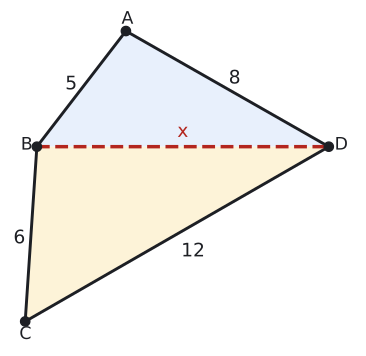

Recreate this plot in Python.
import sys; sys.path.insert(0, "tools")
from cizim import *

# Ders, kural 2: |AB| = 5, |AD| = 8, |BC| = 6, |CD| = 12, |BD| = x (çizimde x = 10).
def nokta3(P, Q, r1, r2, ust):
    d = np.linalg.norm(Q - P); u = (Q - P) / d; n = np.array([-u[1], u[0]])
    a = (d * d + r1 * r1 - r2 * r2) / (2 * d); h = np.sqrt(r1 * r1 - a * a)
    return P + a * u + (h if ust else -h) * n
B = np.array([0.0, 0.0]); D = np.array([10.0, 0.0])
A = nokta3(B, D, 5, 8, True); C = nokta3(B, D, 6, 12, False)
print(np.linalg.norm(A - B), np.linalg.norm(A - D), np.linalg.norm(C - B), np.linalg.norm(C - D))

fig, ax = sekil(5.6, 4.6)
ax.set_aspect("equal"); ax.axis("off")
ax.add_patch(patches.Polygon([A, B, D], closed=True, facecolor=MAVI_ACIK, edgecolor="none"))
ax.add_patch(patches.Polygon([C, B, D], closed=True, facecolor=SARI_ACIK, edgecolor="none"))
ax.plot(*zip(A, B, C, D, A), color=YAZI)
ax.plot(*zip(B, D), color=KIRMIZI, lw=2.6, ls="--")
nokta(ax, *A, "A", dx=-0.15, dy=0.25); nokta(ax, *B, "B", dx=-0.55, dy=-0.1)
nokta(ax, *C, "C", dx=-0.2, dy=-0.6); nokta(ax, *D, "D", dx=0.2, dy=-0.1)
def yaz(P, Q, s, dx, dy, renk=YAZI):
    m = (P + Q) / 2; ax.text(m[0] + dx, m[1] + dy, s, ha="center", va="center", color=renk, fontsize=14)
yaz(A, B, "5", -0.35, 0.15); yaz(A, D, "8", 0.25, 0.35)
yaz(B, C, "6", -0.4, -0.15); yaz(C, D, "12", 0.55, -0.6)
yaz(B, D, "x", 0, 0.5, KIRMIZI)
ax.set_xlim(-1, 11); ax.set_ylim(C[1] - 0.9, A[1] + 0.8)
kaydet(fig, __file__)
